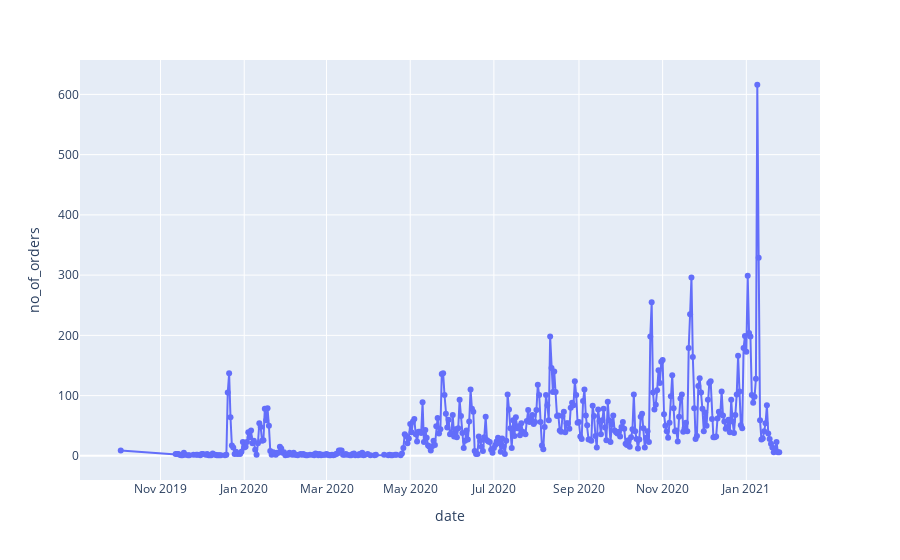

This figure's notebook cell:
### Code cell
fig = px.line(order_on_date, x='date', y='no_of_orders', markers=True)
fig.show()

### Figure 1 — Plotly figure (JSON) as saved in the notebook; plotly's stock layout.template omitted (floating-point values rounded to 4 significant figures; data arrays with more than 128 entries replaced by an {"elided": "..."} marker saying what was removed)
{"data": [{"hovertemplate": "date=%{x}<br>no_of_orders=%{y}<extra></extra>", "legendgroup": "", "line": {"color": "#636efa", "dash": "solid"}, "marker": {"symbol": "circle"}, "mode": "markers+lines", "name": "", "orientation": "v", "showlegend": false, "type": "scatter", "x": {"elided": "414 str values"}, "xaxis": "x", "y": {"elided": "414 int values"}, "yaxis": "y"}], "layout": {"legend": {"tracegroupgap": 0}, "margin": {"t": 60}, "xaxis": {"anchor": "y", "domain": [0, 1], "title": {"text": "date"}}, "yaxis": {"anchor": "x", "domain": [0, 1], "title": {"text": "no_of_orders"}}}}
